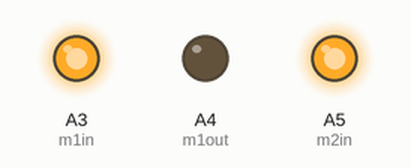
This sketch was run on a simulated Arduino Nano, built with avr-gcc and run on an emulated ATmega328P. Parts: output pins drawn as LEDs (lit = HIGH).

Above: at 0.1 s.
Timing chart, 0 to 1.6 s (numbered marks = the images above):
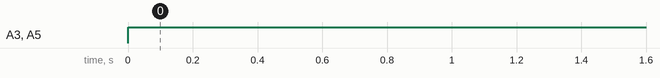

Measured:
- by itself, A3 (m1in), A5 (m2in): LOW → HIGH at 0.00 s

The sketch:

priota1.ino
```cpp
int m1in = A3;
int m1out= A4;

int m2in = A5;
int m2out = A6;


void setup() {
  // put your setup code here, to run once:


  pinMode(m1in,OUTPUT);
  pinMode(m1out,OUTPUT);
  pinMode(m2in,OUTPUT);
  pinMode(m2out,OUTPUT);
}

void loop() {
  // put your main code here, to run repeatedly:

   analogWrite(m1in,255);
   analogWrite(m1out,0);
   analogWrite(m2in,255);
   analogWrite(m2out,0);


}
```
